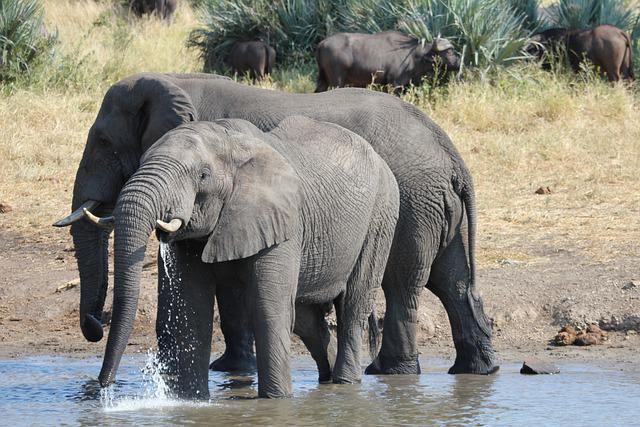
#> input picture Courses/FreeCodeCamp/OpenCV/images/elephants.jpg, 640 x 427 px, found by its file name
$ python '03 drawing.py'
#> lines starting #> are read from the running program, lines starting #| are printed output that depends on the picture
import cv2 as cv
import numpy as np

blank=np.zeros((500,500,3),dtype='uint8')

# reading image
img=cv.imread('images/elephants.jpg')
#> img is the input picture: shape (427, 640, 3); mean B, G, R 127, 136.2, 138.7

# green (0,255,0)


# paint image a certain color
blank[100:150, 200:250]=0,255,0
cv.imshow('Green filled rectangle', blank)
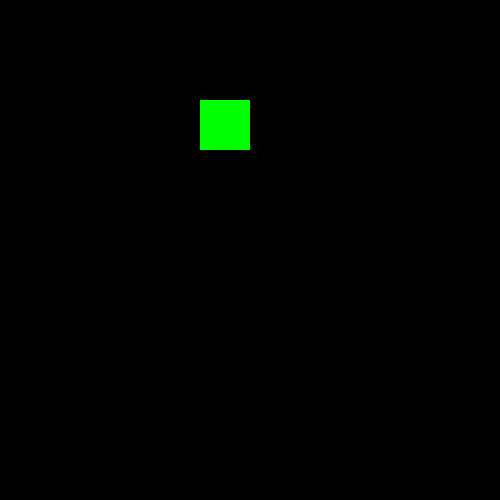
#> window 'Green filled rectangle': shape (500, 500, 3); mean B, G, R 0, 2.5, 0

# draw a rectangle
# normal border thickness
#> (the run stopped early here; a loop or call above may not have finished)
